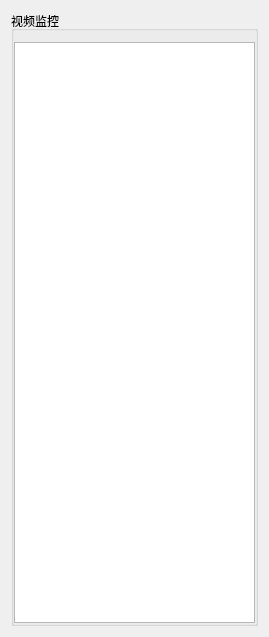
        <widget class="QWidget" name="page_10">
         <layout class="QGridLayout" name="gridLayout_11">
          <item row="0" column="0">
           <widget class="QGroupBox" name="groupBox_36">
            <property name="title">
             <string>视频监控</string>
            </property>
            <layout class="QGridLayout" name="gridLayout_13">
             <property name="leftMargin">
              <number>0</number>
             </property>
             <property name="topMargin">
              <number>11</number>
             </property>
             <property name="rightMargin">
              <number>0</number>
             </property>
             <property name="bottomMargin">
              <number>0</number>
             </property>
             <property name="spacing">
              <number>0</number>
             </property>
             <item row="0" column="0">
              <widget class="NavListView" name="navListView">
               <property name="minimumSize">
                <size>
                 <width>241</width>
                 <height>581</height>
                </size>
               </property>
               <property name="maximumSize">
                <size>
                 <width>241</width>
                 <height>16777215</height>
                </size>
               </property>
               <property name="styleSheet">
                <string notr="true">font: 12pt &quot;微软雅黑&quot;;</string>
               </property>
               <property name="items" stdset="0">
                <string>录像机#1||0||,摄像机#1|录像机#1|||0xf03d,摄像机#2|录像机#1|||0xf03d,,摄像机#3|录像机#1|||0xf03d,摄像机#4|录像机#1|||0xf03d</string>
               </property>
               <property name="parentFontSize" stdset="0">
                <number>15</number>
               </property>
               <property name="childFontSize" stdset="0">
                <number>15</number>
               </property>
               <property name="childBgNormalColor" stdset="0">
                <color>
                 <red>14</red>
                 <green>26</green>
                 <blue>50</blue>
                </color>
               </property>
              </widget>
             </item>
             <item row="0" column="1">
              <widget class="VideoPanel" name="widget_4" native="true"/>
             </item>
            </layout>
           </widget>
          </item>
         </layout>
        </widget>
